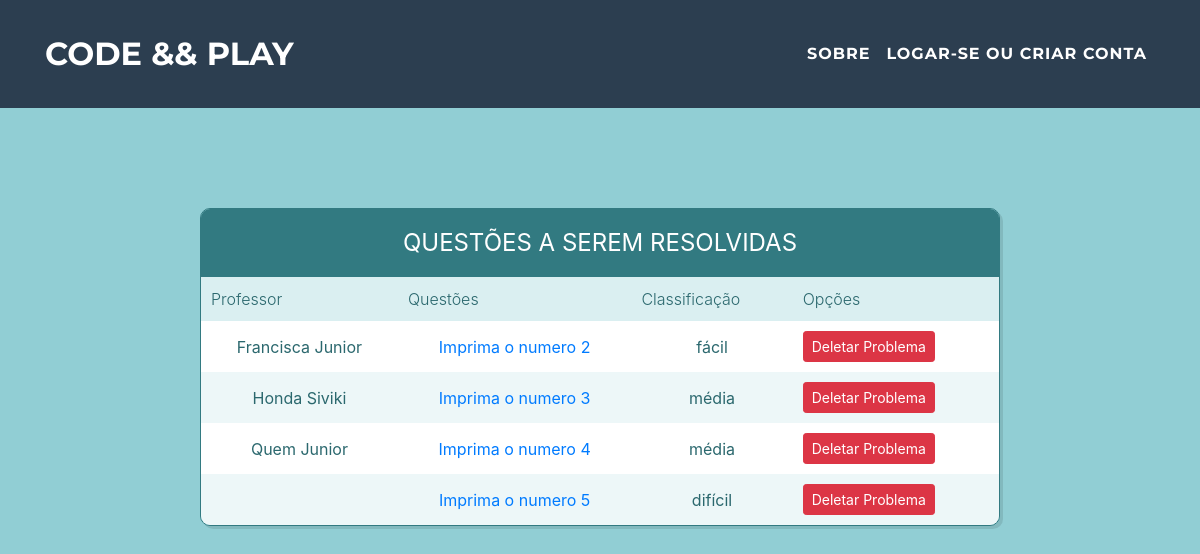
Page /professor/listarProblemas.php on the committed database.
### tables this page shows
create table Problema (
id int AUTO_INCREMENT,
desc_Problema text(10000),
id_Professor int,
assunto varchar(100),
classificacao varchar(10),
data_Alteracao timestamp default current_timestamp,
primary key(id),
foreign key (id_Professor) references Professor(id)
);

create table Professor (
id int AUTO_INCREMENT,
matricula varchar(20),
nome varchar(50),
email varchar(40),
senha varchar(100),
situacao tinyint(1),
data_Alteracao timestamp default current_timestamp,
primary key(id)
);

### src/professor/listarProblemas.php (the view, shortened to what this page needs)
<!DOCTYPE html>
<html lang="pt" >
<head>
  <link rel="stylesheet" href="https://cdnjs.cloudflare.com/ajax/libs/normalize/5.0.0/normalize.min.css">
</head>
<body>
  <?php
    require ($_SERVER["DOCUMENT_ROOT"].'/imports.php');
   ?>
<br><br><br><br><br>
  <div class="table-users">
   <div class="header">Questões a serem resolvidas</div>
      <table cellspacing="0">
      <tr>
         <th>Professor</th>
         <th>Questões</th>
         <th>Classificação</th>
         <th>Opções</th>
      </tr>
   <?php
  require ($_SERVER["DOCUMENT_ROOT"].'/conexao.php');
   $resultado = $conexao->query("select proble.id, profe.id as idP, profe.nome, proble.desc_Problema, proble.classificacao from Professor as profe right join Problema as proble on profe.id = proble.id_Professor limit 100");
  foreach($resultado as $linha){
?>
      <tr>
         <td><?=$linha['nome'];?></td>
         <td><a href=''><?=$linha['desc_Problema'];?></a></td>
         <td><?=$linha['classificacao'];?></td>
         <td>
           <form action="/professor/deletarProblema.php" action="GET">
             <button type="submit" class="btn btn-sm btn-danger"> Deletar Problema </button>
           </form>
         </td>
      <?php
          }
      ?>
      </tr>
   </table>
</div>
</body>
</html>

### src/css/style.css (style rules this page uses)
body { background-color: #91ced4; }
.header { background-color: #327a81; color: white; font-size: 1.5em; padding: 1rem; text-align: center; text-transform: uppercase; }
.table-users { border: 1px solid #327a81; border-radius: 10px; -webkit-box-shadow: 3px 3px 0 rgba(0, 0, 0, 0.1); box-shadow: 3px 3px 0 rgba(0, 0, 0, 0.1); max-width: calc(100% - 2em); margin: 1em auto; overflow: hidden; width: 800px; }
table { width: 100%; }
table td, table th { color: #2b686e; padding: 10px; }
table td { text-align: center; vertical-align: middle; }
table td:last-child { font-size: 0.95em; line-height: 1.4; text-align: left; }
table th { background-color: #daeff1; font-weight: 300; }
table tr:nth-child(2n) { background-color: white; }
table tr:nth-child(2n+1) { background-color: #edf7f8; }

### rows in the picture
problema: id_Professor.nome "Francisca Junior", desc_Problema "Imprima o numero 2", classificacao "fácil"
problema: id_Professor.nome "Honda Siviki", desc_Problema "Imprima o numero 3", classificacao "média"
problema: id_Professor.nome "Quem Junior", desc_Problema "Imprima o numero 4", classificacao "média"
problema: desc_Problema "Imprima o numero 5", classificacao "difícil"
